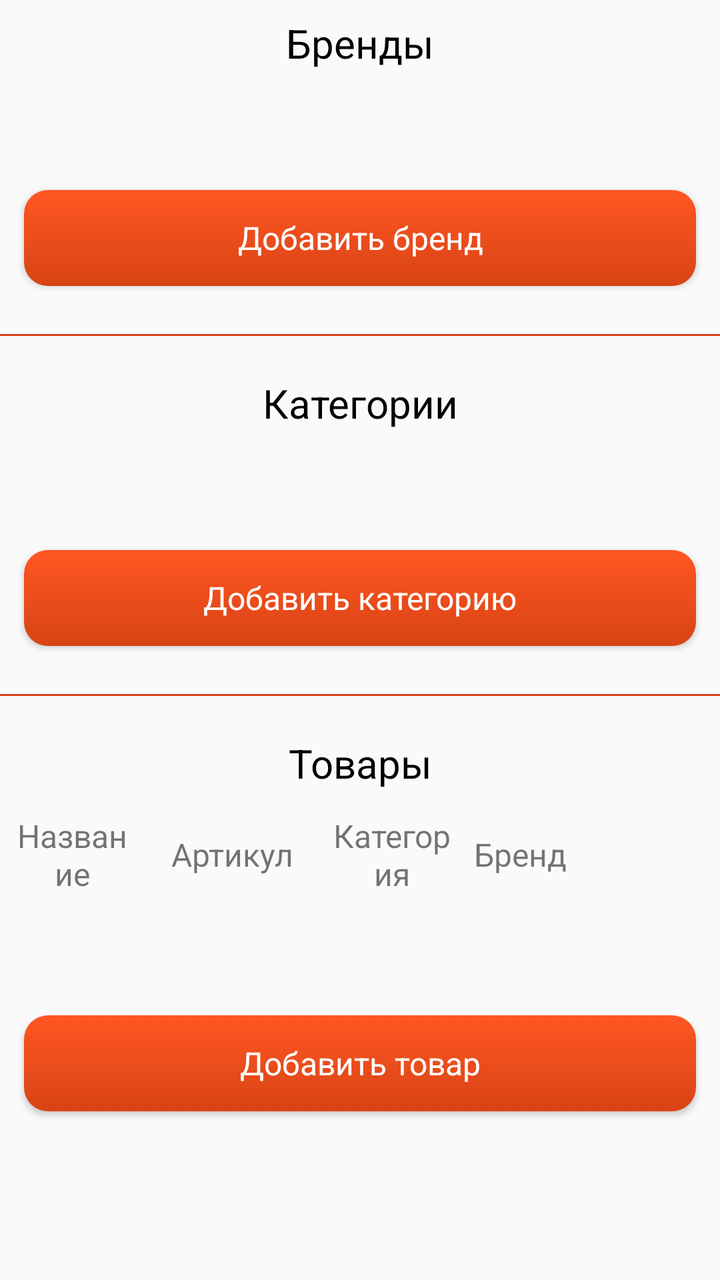
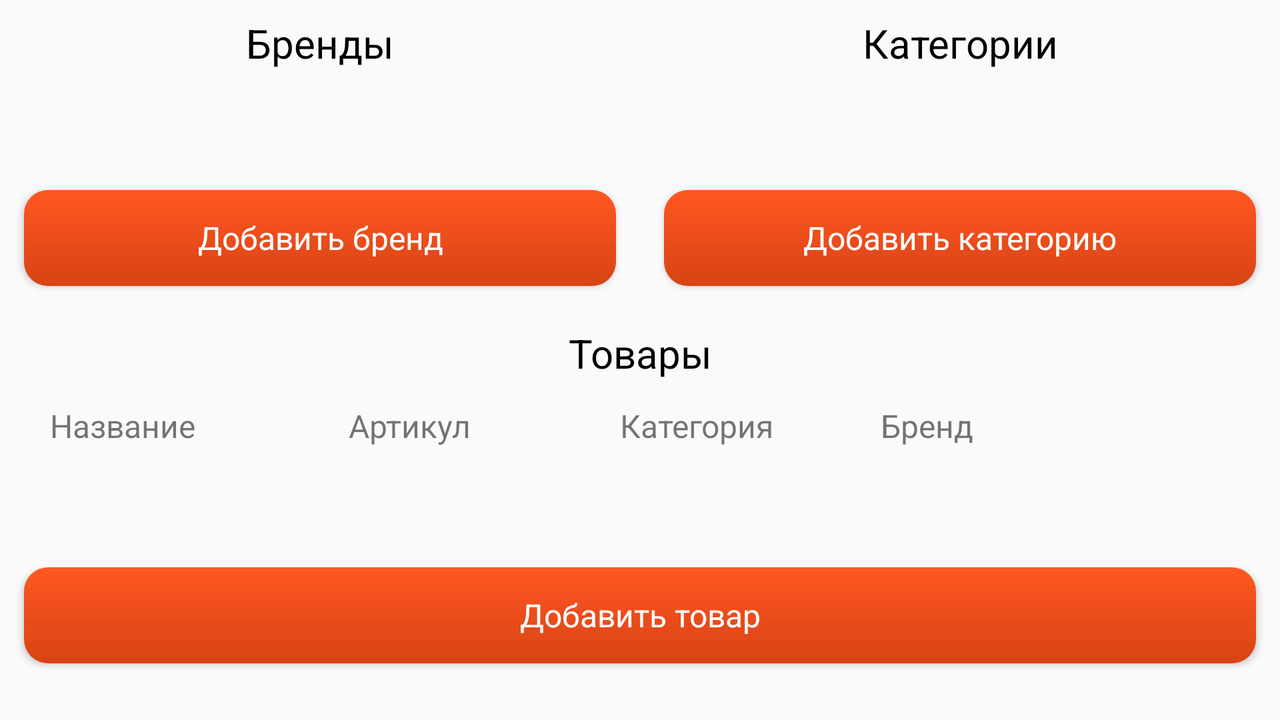

Compare how this app lays out the same screen by default and in its alternative resource folder. The renders come first, then the two layout files and the values they reference.
<!-- AndroidManifest.xml: application theme AppTheme -->
<!-- res/layout/fragment_product.xml -->
<?xml version="1.0" encoding="utf-8"?>
<androidx.core.widget.NestedScrollView xmlns:android="http://schemas.android.com/apk/res/android"
    xmlns:app="http://schemas.android.com/apk/res-auto"
    android:layout_width="match_parent"
    android:layout_height="match_parent">

    <LinearLayout
        android:layout_width="match_parent"
        android:layout_height="wrap_content"
        android:orientation="vertical">

        <TextView
            style="@style/FragmentTitleStyle"
            android:layout_width="match_parent"
            android:layout_height="wrap_content"
            android:text="@string/product_brand_title" />

        <ProgressBar
            android:id="@+id/pbBrand"
            android:layout_width="wrap_content"
            android:layout_height="wrap_content"
            android:layout_gravity="center"/>

        <androidx.recyclerview.widget.RecyclerView
            android:id="@+id/brand_list"
            android:layout_width="match_parent"
            android:layout_height="wrap_content"
            android:visibility="gone"
            android:nestedScrollingEnabled="false"
            app:layoutManager="androidx.recyclerview.widget.LinearLayoutManager" />

        <Button
            android:id="@+id/add_brand_btn"
            style="@style/Widget.AppCompat.ActionButton"
            android:layout_width="match_parent"
            android:layout_height="wrap_content"
            android:layout_margin="12dp"
            android:background="@drawable/button_save"
            android:text="@string/product_brand_add_btn"
            android:textColor="@color/colorWhite"
            android:textSize="16sp" />

        <View
            android:layout_width="match_parent"
            android:layout_height="1dp"
            android:layout_marginTop="12dp"
            android:layout_marginBottom="12dp"
            android:background="@color/colorOrangeDark" />

        <TextView
            style="@style/FragmentTitleStyle"
            android:layout_width="match_parent"
            android:layout_height="wrap_content"
            android:text="@string/product_cat_title" />

        <ProgressBar
            android:id="@+id/pbCat"
            android:layout_width="wrap_content"
            android:layout_height="wrap_content"
            android:layout_gravity="center"/>

        <androidx.recyclerview.widget.RecyclerView
            android:id="@+id/cat_list"
            android:layout_width="match_parent"
            android:layout_height="wrap_content"
            android:visibility="gone"
            android:nestedScrollingEnabled="false"
            app:layoutManager="androidx.recyclerview.widget.LinearLayoutManager" />

        <Button
            android:id="@+id/add_cat_btn"
            style="@style/Widget.AppCompat.ActionButton"
            android:layout_width="match_parent"
            android:layout_height="wrap_content"
            android:layout_margin="12dp"
            android:background="@drawable/button_save"
            android:text="@string/product_cat_add_btn"
            android:textColor="@color/colorWhite"
            android:textSize="16sp" />

        <View
            android:layout_width="match_parent"
            android:layout_height="1dp"
            android:layout_marginTop="12dp"
            android:layout_marginBottom="12dp"
            android:background="@color/colorOrangeDark" />

        <TextView
            style="@style/FragmentTitleStyle"
            android:layout_width="match_parent"
            android:layout_height="wrap_content"
            android:text="@string/product_products_title" />

        <LinearLayout
            android:id="@+id/table_good"
            android:layout_width="match_parent"
            android:layout_height="wrap_content"
            android:layout_marginStart="4dp"
            android:layout_marginTop="12dp"
            android:layout_marginEnd="4dp"
            android:orientation="horizontal"
            android:weightSum="11">

            <TextView
                android:layout_width="0dp"
                android:layout_height="wrap_content"
                android:layout_gravity="center"
                android:layout_weight="2"
                android:gravity="center"
                android:text="@string/product_table_name"
                android:textSize="16sp" />

            <TextView
                android:layout_width="0dp"
                android:layout_height="wrap_content"
                android:layout_gravity="center"
                android:layout_weight="3"
                android:gravity="center"
                android:text="@string/product_table_articul"
                android:textSize="16sp" />

            <TextView
                android:layout_width="0dp"
                android:layout_height="wrap_content"
                android:layout_gravity="center"
                android:layout_weight="2"
                android:gravity="center"
                android:text="@string/product_table_cat"
                android:textSize="16sp" />

            <TextView
                android:layout_width="0dp"
                android:layout_height="wrap_content"
                android:layout_gravity="center"
                android:layout_weight="2"
                android:gravity="center"
                android:text="@string/product_table_brand"
                android:textSize="16sp" />

        </LinearLayout>

        <ProgressBar
            android:id="@+id/pbGoods"
            android:layout_width="wrap_content"
            android:layout_height="wrap_content"
            android:layout_gravity="center"/>

        <androidx.recyclerview.widget.RecyclerView
            android:id="@+id/product_list"
            android:layout_width="match_parent"
            android:layout_height="wrap_content"
            android:visibility="gone"
            android:nestedScrollingEnabled="false"
            app:layoutManager="androidx.recyclerview.widget.LinearLayoutManager" />

        <Button
            android:id="@+id/add_product_btn"
            style="@style/Widget.AppCompat.ActionButton"
            android:layout_width="match_parent"
            android:layout_height="wrap_content"
            android:layout_margin="12dp"
            android:background="@drawable/button_save"
            android:text="@string/product_product_add_btn"
            android:textColor="@color/colorWhite"
            android:textSize="16sp" />

    </LinearLayout>

</androidx.core.widget.NestedScrollView>
<!-- resources referenced by this layout -->
<resources>
  <color name="colorOrangeDark">#d84315</color>
  <color name="colorWhite">#FFFFFF</color>
  <!-- drawable button_save (drawable) -->
  <?xml version="1.0" encoding="utf-8"?>
  <selector xmlns:android="http://schemas.android.com/apk/res/android">
      <item android:state_pressed="true">
          <shape android:shape="rectangle"  >
              <corners android:radius="12dip" />
  
              <gradient android:angle="-90" android:startColor="@color/colorOrangeDark" android:endColor="@color/colorOrange"  />
  
          </shape>
      </item>
      <item android:state_focused="true">
          <shape android:shape="rectangle"  >
              <corners android:radius="12dip" />
  
              <gradient android:angle="-90" android:startColor="@color/colorOrange" android:endColor="@color/colorOrangeDark"  />
  
          </shape>
      </item>
      <item >
          <shape android:shape="rectangle"  >
              <corners android:radius="12dip" />
  
              <gradient android:angle="-90" android:startColor="@color/colorOrange" android:endColor="@color/colorOrangeDark"  />
  
          </shape>
      </item>
  </selector>
  <string name="product_brand_add_btn">Добавить бренд</string>
  <string name="product_brand_title">Бренды</string>
  <string name="product_cat_add_btn">Добавить категорию</string>
  <string name="product_cat_title">Категории</string>
  <string name="product_product_add_btn">Добавить товар</string>
  <string name="product_products_title">Товары</string>
  <string name="product_table_articul">Артикул</string>
  <string name="product_table_brand">Бренд</string>
  <string name="product_table_cat">Категория</string>
  <string name="product_table_name">Название</string>
  <style name="FragmentTitleStyle">
          <item name="android:layout_marginStart">8dp</item>
          <item name="android:layout_marginTop">8dp</item>
          <item name="android:layout_marginEnd">8dp</item>
          <item name="android:textAlignment">center</item>
          <item name="android:textColor">@color/colorBlack</item>
          <item name="android:textSize">20sp</item>
      </style>
  <style name="AppTheme" parent="Theme.AppCompat.Light.DarkActionBar">
          
          <item name="colorPrimary">@color/colorOrange</item>
          <item name="colorPrimaryDark">@color/colorOrangeDark</item>
          <item name="colorAccent">@color/colorGreenDark</item>
      </style>
  <color name="colorOrange">#ff5722</color>
  <color name="colorBlack">#000000</color>
  <color name="colorGreenDark">#1b5e20</color>
</resources>
<!-- res/layout-land/fragment_product.xml (the repository's variant of the layout above) -->
<!-- drawn on the phone turned sideways -->
<?xml version="1.0" encoding="utf-8"?>
<androidx.core.widget.NestedScrollView xmlns:android="http://schemas.android.com/apk/res/android"
    android:layout_width="match_parent"
    android:layout_height="match_parent">

    <LinearLayout
        android:layout_width="match_parent"
        android:layout_height="match_parent"
        android:orientation="vertical">


        <LinearLayout
            android:layout_width="match_parent"
            android:layout_height="wrap_content"
            android:orientation="horizontal"
            android:weightSum="2">

            <androidx.core.widget.NestedScrollView
                xmlns:app="http://schemas.android.com/apk/res-auto"
                android:layout_width="0dp"
                android:layout_height="match_parent"
                android:layout_weight="1">

                <LinearLayout
                    android:layout_width="match_parent"
                    android:layout_height="wrap_content"
                    android:orientation="vertical">

                    <TextView
                        style="@style/FragmentTitleStyle"
                        android:layout_width="match_parent"
                        android:layout_height="wrap_content"
                        android:text="@string/product_brand_title" />

                    <ProgressBar
                        android:id="@+id/pbBrand"
                        android:layout_width="wrap_content"
                        android:layout_height="wrap_content"
                        android:layout_gravity="center"/>

                    <androidx.recyclerview.widget.RecyclerView
                        android:id="@+id/brand_list"
                        android:layout_width="match_parent"
                        android:layout_height="wrap_content"
                        android:visibility="gone"
                        android:nestedScrollingEnabled="false"
                        app:layoutManager="androidx.recyclerview.widget.LinearLayoutManager" />

                    <Button
                        android:id="@+id/add_brand_btn"
                        style="@style/Widget.AppCompat.ActionButton"
                        android:layout_width="match_parent"
                        android:layout_height="wrap_content"
                        android:layout_margin="12dp"
                        android:background="@drawable/button_save"
                        android:text="@string/product_brand_add_btn"
                        android:textColor="@color/colorWhite"
                        android:textSize="16sp" />
                </LinearLayout>
            </androidx.core.widget.NestedScrollView>

            <androidx.core.widget.NestedScrollView
                xmlns:app="http://schemas.android.com/apk/res-auto"
                android:layout_width="0dp"
                android:layout_height="match_parent"
                android:layout_weight="1">

                <LinearLayout
                    android:layout_width="match_parent"
                    android:layout_height="wrap_content"
                    android:orientation="vertical">

                    <TextView
                        style="@style/FragmentTitleStyle"
                        android:layout_width="match_parent"
                        android:layout_height="wrap_content"
                        android:text="@string/product_cat_title" />

                    <ProgressBar
                        android:id="@+id/pbCat"
                        android:layout_width="wrap_content"
                        android:layout_height="wrap_content"
                        android:layout_gravity="center"/>

                    <androidx.recyclerview.widget.RecyclerView
                        android:id="@+id/cat_list"
                        android:layout_width="match_parent"
                        android:layout_height="wrap_content"
                        android:visibility="gone"
                        android:nestedScrollingEnabled="false"
                        app:layoutManager="androidx.recyclerview.widget.LinearLayoutManager" />

                    <Button
                        android:id="@+id/add_cat_btn"
                        style="@style/Widget.AppCompat.ActionButton"
                        android:layout_width="match_parent"
                        android:layout_height="wrap_content"
                        android:layout_margin="12dp"
                        android:background="@drawable/button_save"
                        android:text="@string/product_cat_add_btn"
                        android:textColor="@color/colorWhite"
                        android:textSize="16sp" />
                </LinearLayout>
            </androidx.core.widget.NestedScrollView>
        </LinearLayout>

        <androidx.core.widget.NestedScrollView
            xmlns:app="http://schemas.android.com/apk/res-auto"
            android:layout_width="match_parent"
            android:layout_height="match_parent">

            <LinearLayout
                android:layout_width="match_parent"
                android:layout_height="wrap_content"
                android:orientation="vertical">

                <TextView
                    style="@style/FragmentTitleStyle"
                    android:layout_width="match_parent"
                    android:layout_height="wrap_content"
                    android:text="@string/product_products_title" />

                <LinearLayout
                    android:id="@+id/table_good"
                    android:layout_width="match_parent"
                    android:layout_height="wrap_content"
                    android:layout_marginStart="4dp"
                    android:layout_marginTop="12dp"
                    android:layout_marginEnd="4dp"
                    android:orientation="horizontal"
                    android:weightSum="11">

                    <TextView
                        android:layout_width="0dp"
                        android:layout_height="wrap_content"
                        android:layout_gravity="center"
                        android:layout_weight="2"
                        android:gravity="center"
                        android:text="@string/product_table_name"
                        android:textSize="16sp" />

                    <TextView
                        android:layout_width="0dp"
                        android:layout_height="wrap_content"
                        android:layout_gravity="center"
                        android:layout_weight="3"
                        android:gravity="center"
                        android:text="@string/product_table_articul"
                        android:textSize="16sp" />

                    <TextView
                        android:layout_width="0dp"
                        android:layout_height="wrap_content"
                        android:layout_gravity="center"
                        android:layout_weight="2"
                        android:gravity="center"
                        android:text="@string/product_table_cat"
                        android:textSize="16sp" />

                    <TextView
                        android:layout_width="0dp"
                        android:layout_height="wrap_content"
                        android:layout_gravity="center"
                        android:layout_weight="2"
                        android:gravity="center"
                        android:text="@string/product_table_brand"
                        android:textSize="16sp" />

                </LinearLayout>

                <ProgressBar
                    android:id="@+id/pbGoods"
                    android:layout_width="wrap_content"
                    android:layout_height="wrap_content"
                    android:layout_gravity="center"/>

                <androidx.recyclerview.widget.RecyclerView
                    android:id="@+id/product_list"
                    android:layout_width="match_parent"
                    android:layout_height="wrap_content"
                    android:visibility="gone"
                    android:nestedScrollingEnabled="false"
                    app:layoutManager="androidx.recyclerview.widget.LinearLayoutManager" />

                <Button
                    android:id="@+id/add_product_btn"
                    style="@style/Widget.AppCompat.ActionButton"
                    android:layout_width="match_parent"
                    android:layout_height="wrap_content"
                    android:layout_margin="12dp"
                    android:background="@drawable/button_save"
                    android:text="@string/product_product_add_btn"
                    android:textColor="@color/colorWhite"
                    android:textSize="16sp" />
            </LinearLayout>
        </androidx.core.widget.NestedScrollView>
    </LinearLayout>

</androidx.core.widget.NestedScrollView>
<!-- resources referenced by the variant -->
<!-- as the phone turned sideways resolves them -->
<resources>
  <color name="colorWhite">#FFFFFF</color>
  <!-- drawable button_save (drawable) -->
  <?xml version="1.0" encoding="utf-8"?>
  <selector xmlns:android="http://schemas.android.com/apk/res/android">
      <item android:state_pressed="true">
          <shape android:shape="rectangle"  >
              <corners android:radius="12dip" />
  
              <gradient android:angle="-90" android:startColor="@color/colorOrangeDark" android:endColor="@color/colorOrange"  />
  
          </shape>
      </item>
      <item android:state_focused="true">
          <shape android:shape="rectangle"  >
              <corners android:radius="12dip" />
  
              <gradient android:angle="-90" android:startColor="@color/colorOrange" android:endColor="@color/colorOrangeDark"  />
  
          </shape>
      </item>
      <item >
          <shape android:shape="rectangle"  >
              <corners android:radius="12dip" />
  
              <gradient android:angle="-90" android:startColor="@color/colorOrange" android:endColor="@color/colorOrangeDark"  />
  
          </shape>
      </item>
  </selector>
  <string name="product_brand_add_btn">Добавить бренд</string>
  <string name="product_brand_title">Бренды</string>
  <string name="product_cat_add_btn">Добавить категорию</string>
  <string name="product_cat_title">Категории</string>
  <string name="product_product_add_btn">Добавить товар</string>
  <string name="product_products_title">Товары</string>
  <string name="product_table_articul">Артикул</string>
  <string name="product_table_brand">Бренд</string>
  <string name="product_table_cat">Категория</string>
  <string name="product_table_name">Название</string>
  <style name="FragmentTitleStyle">
          <item name="android:layout_marginStart">8dp</item>
          <item name="android:layout_marginTop">8dp</item>
          <item name="android:layout_marginEnd">8dp</item>
          <item name="android:textAlignment">center</item>
          <item name="android:textColor">@color/colorBlack</item>
          <item name="android:textSize">20sp</item>
      </style>
  <style name="AppTheme" parent="Theme.AppCompat.Light.DarkActionBar">
          
          <item name="colorPrimary">@color/colorOrange</item>
          <item name="colorPrimaryDark">@color/colorOrangeDark</item>
          <item name="colorAccent">@color/colorGreenDark</item>
      </style>
  <color name="colorOrangeDark">#d84315</color>
  <color name="colorOrange">#ff5722</color>
  <color name="colorBlack">#000000</color>
  <color name="colorGreenDark">#1b5e20</color>
</resources>
